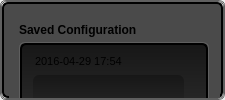
            <widget class="QFrame" name="frame_white_border_12">
             <property name="minimumSize">
              <size>
               <width>225</width>
               <height>0</height>
              </size>
             </property>
             <property name="maximumSize">
              <size>
               <width>230</width>
               <height>16777215</height>
              </size>
             </property>
             <property name="styleSheet">
              <string notr="true">QFrame {
    border: 1px solid rgb(95, 95, 95);
    border-radius: 6px;
}</string>
             </property>
             <property name="frameShape">
              <enum>QFrame::StyledPanel</enum>
             </property>
             <property name="frameShadow">
              <enum>QFrame::Raised</enum>
             </property>
             <property name="lineWidth">
              <number>1</number>
             </property>
             <layout class="QGridLayout" name="gridLayout_16">
              <property name="margin">
               <number>0</number>
              </property>
              <property name="spacing">
               <number>0</number>
              </property>
              <item row="0" column="0">
               <widget class="QStackedWidget" name="stackedWidget_hardware_save">
                <widget class="QWidget" name="page_13">
                 <layout class="QVBoxLayout" name="verticalLayout_13">
                  <property name="spacing">
                   <number>0</number>
                  </property>
                  <property name="margin">
                   <number>0</number>
                  </property>
                  <item>
                   <widget class="QFrame" name="frame_center_nest_8">
                    <property name="minimumSize">
                     <size>
                      <width>0</width>
                      <height>0</height>
                     </size>
                    </property>
                    <property name="maximumSize">
                     <size>
                      <width>16777215</width>
                      <height>16777215</height>
                     </size>
                    </property>
                    <property name="styleSheet">
                     <string notr="true">QFrame {
  background: rgb(74, 74, 74);
    border-style: solid;
    border: 2px solid #000000;
    border-radius: 6px;
}</string>
                    </property>
                    <property name="frameShape">
                     <enum>QFrame::StyledPanel</enum>
                    </property>
                    <property name="frameShadow">
                     <enum>QFrame::Raised</enum>
                    </property>
                    <property name="lineWidth">
                     <number>1</number>
                    </property>
                    <widget class="QFrame" name="frame_14">
                     <property name="geometry">
                      <rect>
                       <x>7</x>
                       <y>10</y>
                       <width>211</width>
                       <height>241</height>
                      </rect>
                     </property>
                     <property name="styleSheet">
                      <string notr="true">border: none;</string>
                     </property>
                     <property name="frameShape">
                      <enum>QFrame::StyledPanel</enum>
                     </property>
                     <property name="frameShadow">
                      <enum>QFrame::Raised</enum>
                     </property>
                     <widget class="QLabel" name="label_15">
                      <property name="geometry">
                       <rect>
                        <x>10</x>
                        <y>10</y>
                        <width>161</width>
                        <height>16</height>
                       </rect>
                      </property>
                      <property name="font">
                       <font>
                        <weight>75</weight>
                        <bold>true</bold>
                       </font>
                      </property>
                      <property name="styleSheet">
                       <string notr="true">border: none;</string>
                      </property>
                      <property name="text">
                       <string>Saved Configuration</string>
                      </property>
                     </widget>
                     <widget class="QFrame" name="frame_76">
                      <property name="geometry">
                       <rect>
                        <x>10</x>
                        <y>30</y>
                        <width>190</width>
                        <height>200</height>
                       </rect>
                      </property>
                      <property name="minimumSize">
                       <size>
                        <width>190</width>
                        <height>100</height>
                       </size>
                      </property>
                      <property name="maximumSize">
                       <size>
                        <width>190</width>
                        <height>200</height>
                       </size>
                      </property>
                      <property name="styleSheet">
                       <string notr="true">QFrame {
background-color: none;
border: 1px solid rgb(95, 95, 95)
}</string>
                      </property>
                      <property name="frameShape">
                       <enum>QFrame::StyledPanel</enum>
                      </property>
                      <property name="frameShadow">
                       <enum>QFrame::Raised</enum>
                      </property>
                      <widget class="QFrame" name="frame_77">
                       <property name="geometry">
                        <rect>
                         <x>1</x>
                         <y>1</y>
                         <width>188</width>
                         <height>198</height>
                        </rect>
                       </property>
                       <property name="minimumSize">
                        <size>
                         <width>100</width>
                         <height>198</height>
                        </size>
                       </property>
                       <property name="maximumSize">
                        <size>
                         <width>190</width>
                         <height>198</height>
                        </size>
                       </property>
                       <property name="styleSheet">
                        <string notr="true">QFrame {

background-color: qlineargradient(spread:pad, x1:0, y1:0, x2:0, y2:1, stop:0 rgba(23, 23, 23, 255), stop:0.497561 rgba(50, 50, 50, 255), stop:1 rgba(44, 44, 44, 255));
border: 2px solid black;
}</string>
                       </property>
                       <property name="frameShape">
                        <enum>QFrame::StyledPanel</enum>
                       </property>
                       <property name="frameShadow">
                        <enum>QFrame::Raised</enum>
                       </property>
                       <widget class="QLabel" name="labelSnapshotThumbnail_15">
                        <property name="geometry">
                         <rect>
                          <x>13</x>
                          <y>32</y>
                          <width>151</width>
                          <height>121</height>
                         </rect>
                        </property>
                        <property name="styleSheet">
                         <string notr="true">border: none;</string>
                        </property>
                        <property name="text">
                         <string/>
                        </property>
                        <property name="pixmap">
                         <pixmap resource="oct_gallery_resources.qrc">:/website/images/oct_gallery/raw_image_pyqtgraph_plot.png</pixmap>
                        </property>
                        <property name="scaledContents">
                         <bool>true</bool>
                        </property>
                       </widget>
                       <widget class="QLabel" name="label_30">
                        <property name="geometry">
                         <rect>
                          <x>15</x>
                          <y>10</y>
                          <width>131</width>
                          <height>16</height>
                         </rect>
                        </property>
                        <property name="font">
                         <font>
                          <pointsize>8</pointsize>
                          <weight>50</weight>
                          <bold>false</bold>
                         </font>
                        </property>
                        <property name="styleSheet">
                         <string notr="true">border: none;
background:none;</string>
                        </property>
                        <property name="text">
                         <string>2016-04-29 17:54</string>
                        </property>
                       </widget>
                       <widget class="QPushButton" name="pushButton_69">
                        <property name="geometry">
                         <rect>
                          <x>14</x>
                          <y>160</y>
                          <width>35</width>
                          <height>30</height>
                         </rect>
                        </property>
                        <property name="minimumSize">
                         <size>
                          <width>20</width>
                          <height>20</height>
                         </size>
                        </property>
                        <property name="maximumSize">
                         <size>
                          <width>130</width>
                          <height>100</height>
                         </size>
                        </property>
                        <property name="font">
                         <font>
                          <pointsize>10</pointsize>
                          <weight>75</weight>
                          <bold>true</bold>
                         </font>
                        </property>
                        <property name="styleSheet">
                         <string notr="true">QPushButton:hover
{
    border: 1px solid #78879b;
    color: silver;
}

QPushButton
{
    border-color: rgb(0,0,0);
}

QPushButton {
background-color: qlineargradient(spread:pad, x1:0.546341, y1:1, x2:0.512195, y2:0, stop:0 rgba(67, 67, 67, 255), stop:1 rgba(96, 96, 96, 255));
border-radius: 5px;
}</string>
                        </property>
                        <property name="text">
                         <string/>
                        </property>
                        <property name="icon">
                         <iconset resource="grey_icons.qrc">
                          <normaloff>:/greys/images/grey_icons/10pc_gray_rename.svg</normaloff>:/greys/images/grey_icons/10pc_gray_rename.svg</iconset>
                        </property>
                        <property name="iconSize">
                         <size>
                          <width>28</width>
                          <height>28</height>
                         </size>
                        </property>
                       </widget>
                       <widget class="QPushButton" name="pushButton_70">
                        <property name="geometry">
                         <rect>
                          <x>60</x>
                          <y>160</y>
                          <width>35</width>
                          <height>30</height>
                         </rect>
                        </property>
                        <property name="minimumSize">
                         <size>
                          <width>20</width>
                          <height>20</height>
                         </size>
                        </property>
                        <property name="maximumSize">
                         <size>
                          <width>130</width>
                          <height>100</height>
                         </size>
                        </property>
                        <property name="font">
                         <font>
                          <pointsize>10</pointsize>
                          <weight>75</weight>
                          <bold>true</bold>
                         </font>
                        </property>
                        <property name="styleSheet">
                         <string notr="true">QPushButton:hover
{
    border: 1px solid #78879b;
    color: silver;
}

QPushButton
{
    border-color: rgb(0,0,0);
}

QPushButton {
background-color: qlineargradient(spread:pad, x1:0.546341, y1:1, x2:0.512195, y2:0, stop:0 rgba(67, 67, 67, 255), stop:1 rgba(96, 96, 96, 255));
border-radius: 5px;
}</string>
                        </property>
                        <property name="text">
                         <string/>
                        </property>
                        <property name="icon">
                         <iconset resource="grey_icons.qrc">
                          <normaloff>:/greys/images/grey_icons/1opc_gray_trash.svg</normaloff>:/greys/images/grey_icons/1opc_gray_trash.svg</iconset>
                        </property>
                        <property name="iconSize">
                         <size>
                          <width>28</width>
                          <height>28</height>
                         </size>
                        </property>
                       </widget>
                      </widget>
                     </widget>
                    </widget>
                   </widget>
                  </item>
                 </layout>
                </widget>
                <widget class="QWidget" name="page_14"/>
               </widget>
              </item>
             </layout>
            </widget>
